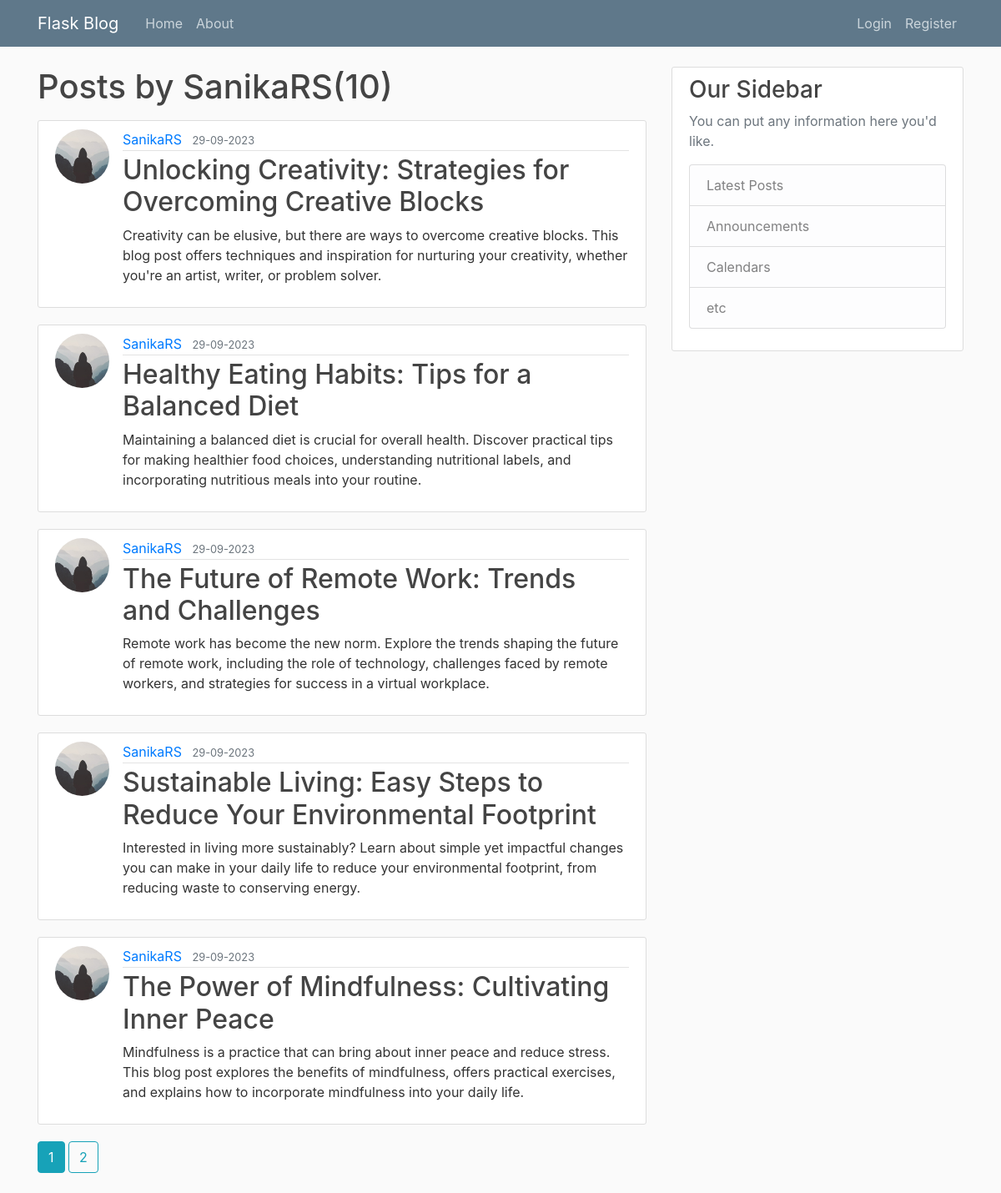
The app's page /user/SanikaRS with its own data.
### appp/models.py (models this page shows, shortened)
class User(db.Model, UserMixin):
    id = db.Column(db.Integer, primary_key= True)
    username = db.Column(db.String(20), unique=True, nullable=False)
    email = db.Column(db.String(120), unique=True, nullable=False)
    image_file = db.Column(db.String(20), nullable=False, default="default.jpg")
    password= db.Column(db.String(60), nullable=False)
    posts = db.relationship('Post', backref="author" , lazy= True)

class Post(db.Model):
    id = db.Column(db.Integer, primary_key= True)
    title = db.Column(db.String(150), nullable=False)
    date_posted= db.Column(db.DateTime, nullable=False, default = datetime.utcnow )
    content = db.Column(db.Text, nullable=False)
    user_id = db.Column(db.Integer , db.ForeignKey('user.id'),nullable=False)

### appp/routes.py (the view)
@app.route("/user/<string:username>")
def user_post(username):
    page  = request.args.get('page', 1, type = int)
    user  = User.query.filter_by(username = username).first_or_404()
    posts = Post.query.filter_by(author = user)\
        .order_by(Post.date_posted.desc())\
        .paginate(page = page, per_page =5)
    return render_template("user_post.html", posts=posts, user = user)

### appp/templates/user_post.html
{% extends 'layout.html' %}
{% block content %}
    <h1 class=" mb-3">Posts by {{ user.username }}({{posts.total}}) </h1>
    {% for post in posts.items %}
    <article class="media content-section">
      <img class = "rounded-circle article-img" src="{{url_for('static' , filename = 'profile_pics/' + post.author.image_file)}}" alt="">
        <div class="media-body">
          <div class="article-metadata">
            <a class="mr-2" href="{{url_for('user_post' , username = post.author.username)}}">{{ post.author.username }}</a>
            <small class="text-muted">{{ post.date_posted.strftime('%d-%m-%Y') }}</small>
          </div>
          <h2><a class="article-title" href="{{url_for('post', post_id = post.id)}}">{{ post.title }}</a></h2>
          <p class="article-content">{{ post.content }}</p>
        </div>
      </article>
    {% endfor %}
    {% for page_num in posts.iter_pages(left_edge=1 , right_edge=1, left_current=1 , right_current=1)  %}
      {% if page_num %}
        {% if posts.page == page_num %}
        <a class ="btn btn-info mb-4" href="{{url_for('user_post' , username = user.username, page=page_num)}}">{{page_num}}</a>
        {% else %}
        <a class ="btn btn-outline-info mb-4" href="{{url_for('user_post',username = user.username, page=page_num)}}">{{page_num}}</a>
        {% endif %}
      {% else %}
        ...
      {% endif %}
    {% endfor %}
{% endblock content %}

### appp/templates/layout.html (shortened to what this page needs)
<!DOCTYPE html>
<html lang="en">
<head>
  <link rel="stylesheet" href="https://cdn.jsdelivr.net/npm/bootstrap@4.3.1/dist/css/bootstrap.min.css"
>
  <link rel="stylesheet" type="text/css" href="{{url_for('static', filename ='main.css')}}">
</head>
<body>
  <header class="site-header">
    <nav class="navbar navbar-expand-md navbar-dark bg-steel fixed-top">
      <div class="container">
        <a class="navbar-brand mr-4" href="/">Flask Blog</a>
        <div class="collapse navbar-collapse" id="navbarToggle">
          <div class="navbar-nav mr-auto">
            <a class="nav-item nav-link" href="{{url_for('home')}}">Home</a>
            <a class="nav-item nav-link" href="{{url_for('about')}}">About</a>
          </div>
          <div class="navbar-nav">
            {% if current_user.is_authenticated %}
            <a class="nav-item nav-link" href="{{url_for('new_post')}}">New Post</a>
            <a class="nav-item nav-link" href="{{url_for('logout')}}">Logout</a>
            <a class="nav-item nav-link" href="{{url_for('account')}}">Account</a>
            {% else %}
            <a class="nav-item nav-link" href="{{url_for('login')}}">Login</a>
            <a class="nav-item nav-link" href="{{url_for('register')}}">Register</a>
            {% endif %}
          </div>
        </div>
      </div>
    </nav>
  </header>
  <main role="main" class="container">
    <div class="row">
      <div class="col-md-8">
        {% block content %}{% endblock %}
      </div>
      <div class="col-md-4">
        <div class="content-section">
          <h3>Our Sidebar</h3>
          <p class='text-muted'>You can put any information here you'd like.
          <ul class="list-group">
            <li class="list-group-item list-group-item-light">Latest Posts</li>
            <li class="list-group-item list-group-item-light">Announcements</li>
            <li class="list-group-item list-group-item-light">Calendars</li>
            <li class="list-group-item list-group-item-light">etc</li>
          </ul>
          </p>
        </div>
      </div>
    </div>
  </main>
</body>
</html>

### appp/static/main.css (style rules this page uses)
body { background: #fafafa; color: #333333; margin-top: 5rem; }
h1, h2, h3, h4, h5, h6 { color: #444444; }
.bg-steel { background-color: #5f788a; }
.site-header .navbar-nav .nav-link { color: #cbd5db; }
.content-section { background: #ffffff; padding: 10px 20px; border: 1px solid #dddddd; border-radius: 3px; margin-bottom: 20px; }
.article-title { color: #444444; }
.article-content { white-space: pre-line; }
.article-img { height: 65px; width: 65px; margin-right: 16px; }
.article-metadata { padding-bottom: 1px; margin-bottom: 4px; border-bottom: 1px solid #e3e3e3 }

### records on screen
User: username "SanikaRS"
Post: image_file (placeholder picture), author.username "SanikaRS", date_posted "29-09-2023", title "Unlocking Creativity: Strategies for Overcoming Creative Blocks", content "Creativity can be elusive, but there are ways to overcome creative blocks. This blog post offers techniques and inspiration for nurturing your creativity, whether you're an artist, writer, or problem solver."
Post: image_file (placeholder picture), author.username "SanikaRS", date_posted "29-09-2023", title "Healthy Eating Habits: Tips for a Balanced Diet", content "Maintaining a balanced diet is crucial for overall health. Discover practical tips for making healthier food choices, understanding nutritional labels, and incorporating nutritious meals into your routine."
Post: image_file (placeholder picture), author.username "SanikaRS", date_posted "29-09-2023", title "The Future of Remote Work: Trends and Challenges", content "Remote work has become the new norm. Explore the trends shaping the future of remote work, including the role of technology, challenges faced by remote workers, and strategies for success in a virtual workplace."
Post: image_file (placeholder picture), author.username "SanikaRS", date_posted "29-09-2023", title "Sustainable Living: Easy Steps to Reduce Your Environmental Footprint", content "Interested in living more sustainably? Learn about simple yet impactful changes you can make in your daily life to reduce your environmental footprint, from reducing waste to conserving energy."
Post: image_file (placeholder picture), author.username "SanikaRS", date_posted "29-09-2023", title "The Power of Mindfulness: Cultivating Inner Peace", content "Mindfulness is a practice that can bring about inner peace and reduce stress. This blog post explores the benefits of mindfulness, offers practical exercises, and explains how to incorporate mindfulness into your daily life."

### other values on screen
{{ posts.total }} "10"
{{ page_num }} "1"
{{ page_num }} "2"
